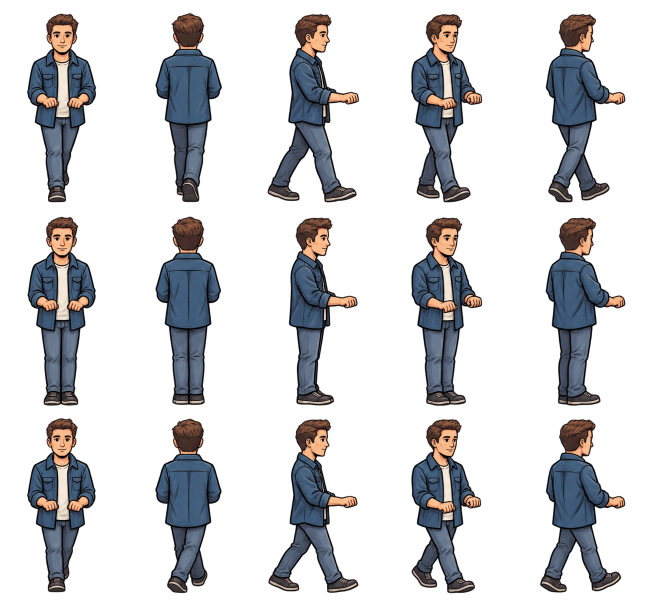
#> input picture docs/evidence/male-player-2026-09-19/raw/pushing.png, 1298 x 1212 px (shown at 1/2 size)
$ python prepare.py --source-dir ../raw --output-dir out
#> lines starting #> are read from the running program, lines starting #| are printed output that depends on the picture
"""Prepare the four whole-figure B-contact edit targets and SVG pose reference."""

import argparse
import hashlib
import json
from pathlib import Path

from PIL import Image, ImageDraw, ImageOps

HERE = Path(__file__).resolve().parent
ROOT = HERE.parents[3]
VIEWS = ("front", "back", "side", "front_diagonal")


def main():
    parser = argparse.ArgumentParser(description=__doc__)
    parser.add_argument("--source-dir", required=True, type=Path)
    parser.add_argument("--output-dir", required=True, type=Path)
    args = parser.parse_args()
    if args.output_dir.exists():
        parser.error("output directory must be fresh")
    raw = Image.open(HERE.parent / "raw/pushing.png").convert("RGBA")
#> raw is the input picture: PIL image 1298x1212 RGBA; mean R, G, B, A 22.2, 22.6, 25.1, 66.3
    target = raw.crop((0, 824, round(raw.width * 4 / 5), 1212))
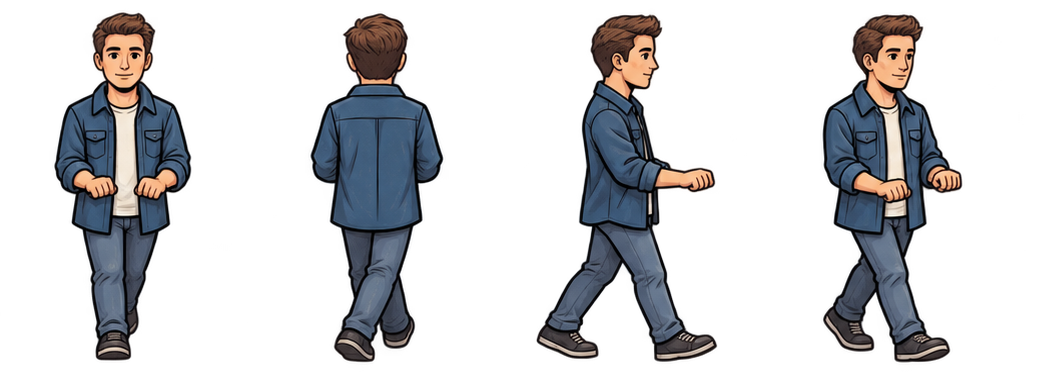
#> target: PIL image 1038x388 RGBA; mean R, G, B, A 22.4, 22.6, 24.8, 65.3; transparent parts drawn white
    source = Image.new("RGBA", (4 * 288, 448), "white")
#> source: PIL image 1152x448 RGBA; every value is 255
    inputs = {}
    args.output_dir.mkdir(parents=True)
    for col, view in enumerate(VIEWS):
        name = f"father_{view}_b"
        for scale in (1, 3, 8):
            path = args.source_dir / f"{name}-{scale}x.png"
            pixels = path.read_bytes()
            (args.output_dir / path.name).write_bytes(pixels)
        picture = Image.open(args.source_dir / f"{name}-8x.png").convert("RGBA")
        source.alpha_composite(picture, (col * 288 + (288 - picture.width) // 2, 40))
        path = HERE / f"inputs/{name}.svg"
        inputs[str(path.relative_to(ROOT))] = hashlib.sha256(path.read_bytes()).hexdigest()
    target.save(args.output_dir / "edit-target.png")
    for col, view in enumerate(VIEWS):
        cell = raw.crop((round(col * raw.width / 5), 824, round((col + 1) * raw.width / 5), 1052))
        cell.save(args.output_dir / f"{view}-identity-upper.png")
    source.save(args.output_dir / "svg-targets-8x.png")
    views = ("back", "back_diagonal", "side", "front_diagonal", "front", "front_diagonal", "side", "back_diagonal")
    for scale in (1, 3):
        sheet = Image.new("RGBA", (324 * scale, 190 * scale), (100, 114, 120, 255))
        labels = Image.new("RGBA", (324, 190))
        draw = ImageDraw.Draw(labels)
        for col, label in enumerate(("N", "NE", "E", "SE", "S", "SW", "W", "NW")):
            draw.text((22 + col * 38, 1), label, fill="white")
        for row, pose in enumerate(("a", "c", "b")):
            draw.text((2, 36 + row * 56), pose.upper(), fill="white")
            for col, view in enumerate(views):
                picture = Image.open(args.source_dir / f"father_{view}_{pose}-{scale}x.png").convert("RGBA")
                if col >= 5:
                    picture = ImageOps.mirror(picture)
                sheet.alpha_composite(
                    picture, ((20 + col * 38) * scale + (38 * scale - picture.width) // 2, (22 + row * 56) * scale)
                )
        sheet.alpha_composite(labels.resize(sheet.size, Image.Resampling.NEAREST))
        sheet.save(args.output_dir / f"pushing-source-{scale}x.png")
    (args.output_dir / "sources.json").write_text(json.dumps(inputs, indent=2) + "\n")


if __name__ == "__main__":
#> (the run stopped early here; a loop or call above may not have finished)
